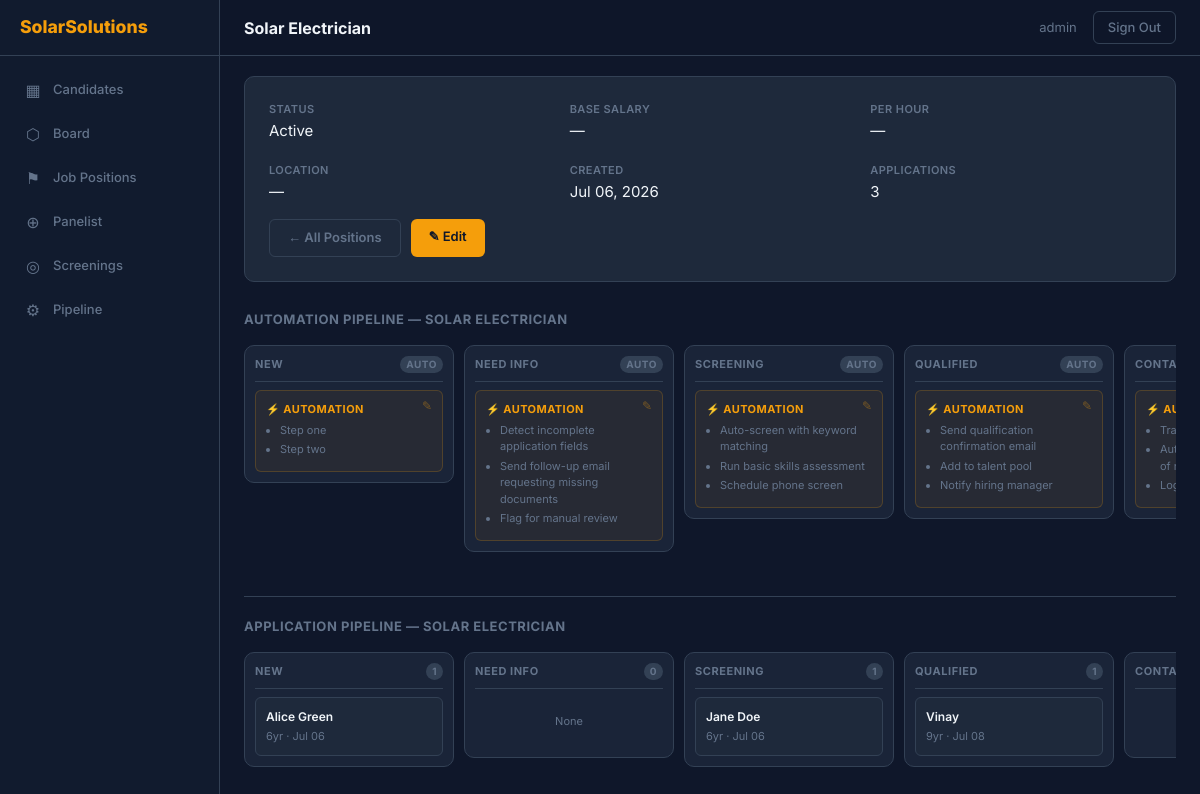
/solarsolutions/job-positions/2/ (signed in), run on an earlier commit of the app's database.
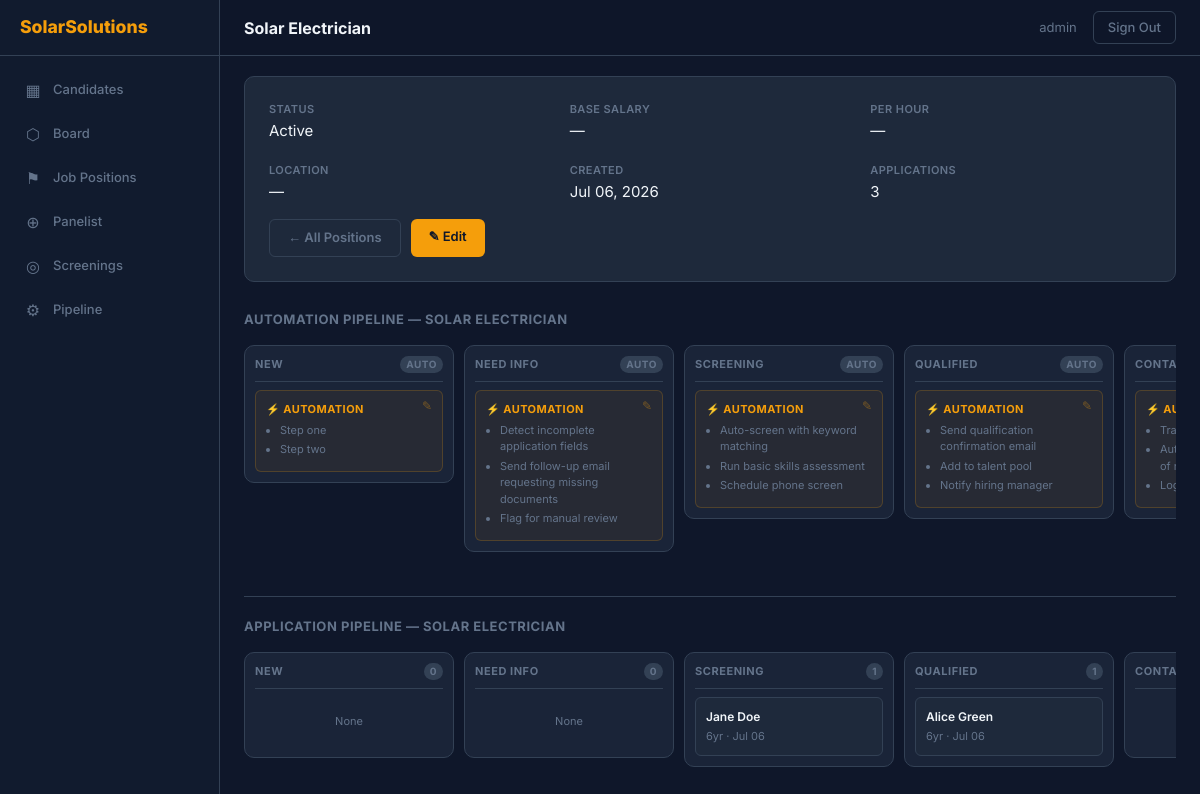
And on a later commit of the database.
### api/models.py (models this page shows, shortened)
class Stage(models.Model):
    company = models.ForeignKey(Company, on_delete=models.CASCADE, related_name='stages')
    key = models.CharField('Key', max_length=30)
    label = models.CharField('Label', max_length=100)
    order = models.IntegerField('Order', default=0)
    class Meta:
        ordering = ['order']
        unique_together = ('company', 'key')
        verbose_name = 'Pipeline Stage'
        verbose_name_plural = 'Pipeline Stages'

class Automation(models.Model):
    company = models.ForeignKey(Company, on_delete=models.CASCADE, related_name='automations')
    position = models.ForeignKey(JobPosition, on_delete=models.CASCADE, related_name='automations')
    stage = models.CharField('Stage', max_length=30)
    description = models.TextField('Description', blank=True)
    class Meta:
        unique_together = ('position', 'stage')
        verbose_name = 'Automation'
        verbose_name_plural = 'Automations'

class Application(models.Model):
    company = models.ForeignKey(Company, on_delete=models.CASCADE, related_name='applications')
    full_name = models.CharField('Full Name', max_length=200)
    email = models.EmailField('Email Address')
    phone = models.CharField('Phone Number', max_length=30)
    position = models.CharField('Position', max_length=200)
    experience = models.PositiveIntegerField('Years of Experience')
    resume = models.FileField('Resume / CV', upload_to='resumes/', blank=True, null=True)
    cover_letter = models.TextField('Why join us?')
    status = models.CharField('Status', max_length=30, default='new')
    submitted_at = models.DateTimeField('Submitted', auto_now_add=True)
    class Meta:
        ordering = ['-submitted_at']
        verbose_name = 'Application'
        verbose_name_plural = 'Applications'

### adminpanel/views.py (the view)
# urls.py: path('job-positions/<int:pk>/', views.job_position_detail, name='job_position_detail'),
@company_login_required
def job_position_detail(request, pk, company_slug=None):
    position = get_object_or_404(JobPosition, company=request.company, pk=pk)
    stages = Stage.objects.filter(company=request.company)
    columns = []
    for s in stages:
        apps = Application.objects.filter(company=request.company, position=position.title, status=s.key)
        columns.append({'key': s.key, 'label': s.label, 'applications': apps})
    auto_objs = {a.stage: a.description for a in Automation.objects.filter(company=request.company, position=position)}
    automations = []
    for s in stages:
        desc = auto_objs.get(s.key, DEFAULT_AUTOMATIONS.get(s.key, ''))
        automations.append({'key': s.key, 'label': s.label, 'description': desc})
    return render(request, 'adminpanel/job_position_detail.html', {
        'position': position,
        'columns': columns,
        'stages': stages,
        'total_apps': Application.objects.filter(company=request.company, position=position.title).count(),
        'automations': automations,
        'company': request.company,
    })

### adminpanel/templatetags/pipeline_extras.py (called while the page is built)
@register.filter
def bullet_list(text):
    lines = [line.strip('- ').strip() for line in text.split('\n') if line.strip()]
    if not lines:
        return ''
    items = ''.join(f'<li>{line}</li>' for line in lines)
    return mark_safe(f'<ul class="auto-bullets">{items}</ul>')

### adminpanel/views.py (called while the page is built)
def company_login_required(view_func):
    @wraps(view_func)
    def wrapper(request, *args, **kwargs):
        if request.user.is_authenticated:
            return view_func(request, *args, **kwargs)
        if request.company:
            return redirect('admin_login', company_slug=request.company.slug)
        return redirect('landing')
    return wrapper

### adminpanel/templates/adminpanel/job_position_detail.html (shortened to what this page needs)
{% extends 'adminpanel/base.html' %}
{% load pipeline_extras %}
{% block page_title %}{{ position.title }}{% endblock %}
{% block content %}
<div class="info-card">
  <div class="info-grid">
    <div class="field">
      <label>Status</label>
      <div class="value">{{ position.is_active|yesno:"Active,Inactive" }}</div>
    </div>
    <div class="field">
      <label>Base Salary</label>
      <div class="value">{% if position.base_salary %}${{ position.base_salary|floatformat:0 }}{% else %}—{% endif %}</div>
    </div>
    <div class="field">
      <label>Per Hour</label>
      <div class="value">{% if position.hourly_rate %}${{ position.hourly_rate|floatformat:2 }}/hr{% else %}—{% endif %}</div>
    </div>
    <div class="field">
      <label>Location</label>
      <div class="value">{{ position.location|default:"—" }}</div>
    </div>
    <div class="field">
      <label>Created</label>
      <div class="value">{{ position.created_at|date:"M d, Y" }}</div>
    </div>
    <div class="field">
      <label>Applications</label>
      <div class="value">{{ total_apps }}</div>
    </div>
  </div>
  <div class="actions-bar">
    <a href="{% url 'job_positions' company_slug=company.slug %}" class="btn btn-back">← All Positions</a>
    <a href="{% url 'job_position_edit' company_slug=company.slug pk=position.pk %}" class="btn btn-edit">✎ Edit</a>
  </div>
</div>
<div class="pipeline-label">Automation Pipeline — {{ position.title }}</div>
<div class="board">
  {% for auto in automations %}
    <div class="column">
      <div class="column-header">
        {{ auto.label }}
        <span class="count">auto</span>
      </div>
      <div class="card-list">
        <div class="auto-card" data-stage="{{ auto.key }}">
          <strong>⚡ Automation</strong>
          <span class="auto-text">{{ auto.description|bullet_list }}</span>
          <button class="pencil" onclick="editAuto(this)">✎</button>
        </div>
      </div>
    </div>
  {% endfor %}
</div>
<hr class="section-divider" />
<div class="pipeline-label">Application Pipeline — {{ position.title }}</div>
<div class="board">
  {% for col in columns %}
    <div class="column" data-stage="{{ col.key }}">
      <div class="column-header">
        {{ col.label }}
        <span class="count">{{ col.applications|length }}</span>
      </div>
      <div class="card-list">
        {% for app in col.applications %}
          <div class="card" draggable="true" data-id="{{ app.id }}">
            <div class="card-name">{{ app.full_name }}</div>
            <div class="card-meta">{{ app.experience }}yr · {{ app.submitted_at|date:"M d" }}</div>
          </div>
        {% empty %}
          <div class="empty">None</div>
        {% endfor %}
      </div>
    </div>
  {% endfor %}
</div>
{% endblock %}

What changed in the data, as far as the page shows it:
no longer on this page (row edited): Application: full_name "Vinay", experience "9", submitted_at "Jul 08", shown under "QUALIFIED"
changed Application "Alice Green": moves from the list under "NEW" to the list under "QUALIFIED"
Also different on the page:
new list line: "NEW"
new list line: "0 None"
list line gone: "NEW"
list line gone: "1"
